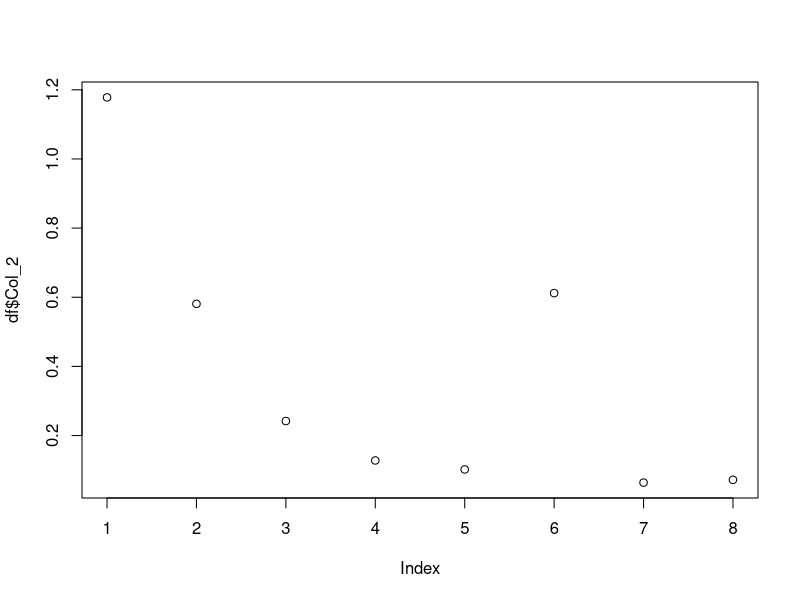
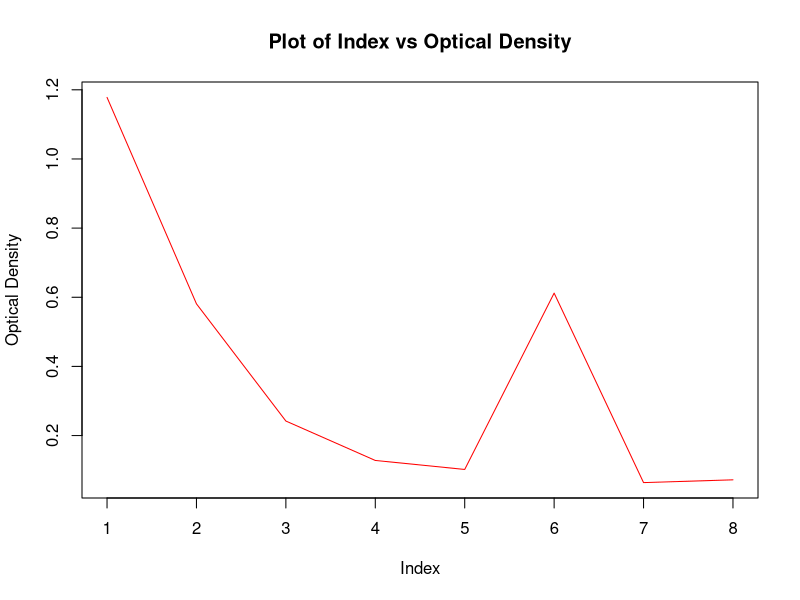
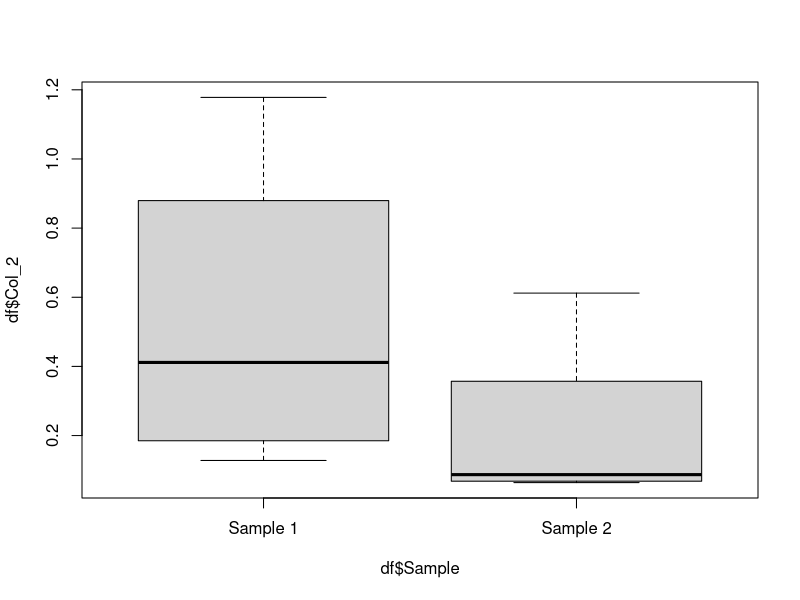
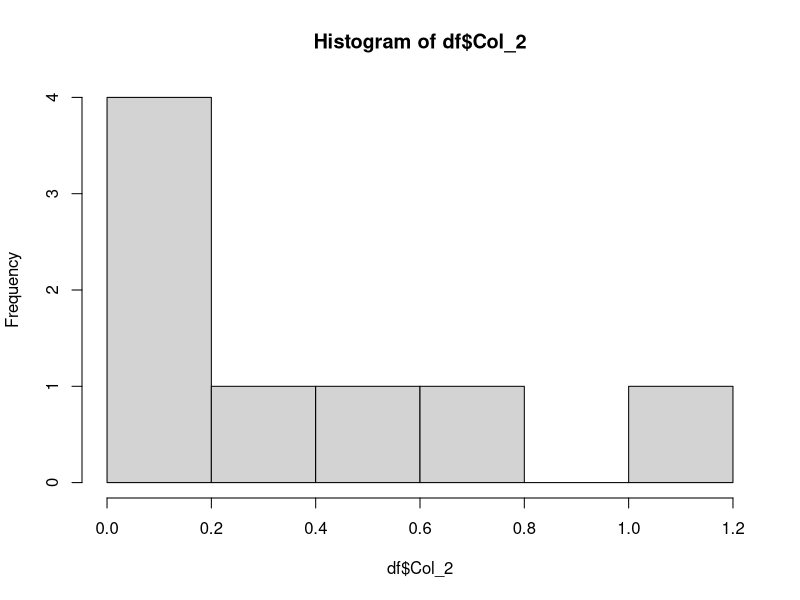
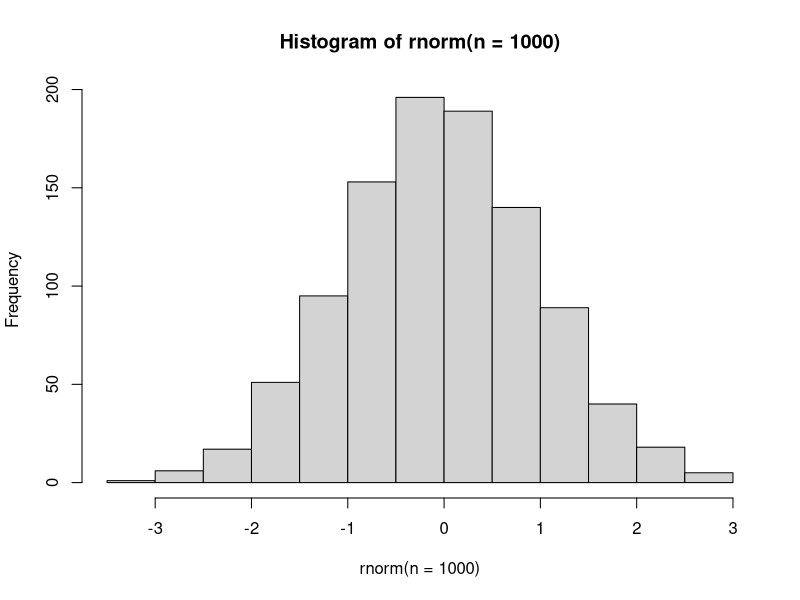
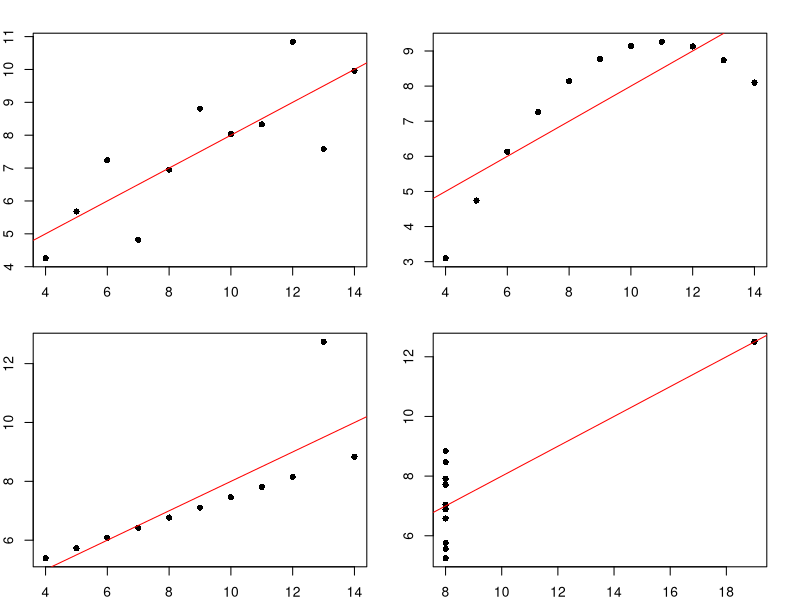

Source code (R) for these figures, in order:
## ---- chunk 1
df = read.csv('data/data_carpentry_test_data.csv')
## ---- chunk 2
df_2 = df[,c(1:3)]
## ---- chunk 3
dim(df)[2]
## ---- chunk 4
colnames(df) = c('Col_1', 'Col_2', 'Col_3', 'Col_4', 'Col_5', 'Col_6', 'Col_7', 'Col_8', 'Col_9', 'Col_10', 'Col_11', 'Col_12', 'Col_13')
## ---- chunk 5
num = 5
paste('The number is', num)
## ---- chunk 6
colnames(df) = paste0('Col_', seq(1:13))
## ---- chunk 7
plot(df$Col_2)
## ---- chunk 8
plot(df$Col_2,
     ylab = 'Optical Density', 
     main = 'Plot of Index vs Optical Density',
     type = 'l',
     col = 'red')
## ---- chunk 9
df$Sample = 'Sample 1'
df$Sample[c(5:8)] = 'Sample 2'

boxplot(df$Col_2 ~ df$Sample)
## ---- chunk 10
hist(df$Col_2)
## ---- chunk 11
hist(rnorm(n = 1000))
## ---- chunk 12
anscombe = anscombe
mean(anscombe$x1)
mean(anscombe$x2)
mean(anscombe$x3)
mean(anscombe$x4)

sd(anscombe$x1)
sd(anscombe$x2)
sd(anscombe$x3)
sd(anscombe$x4)
## ---- chunk 13
par(mfrow=c(2,2))
par(mar=c(2,2,2,2))
plot(anscombe$x1, anscombe$y1, pch = 16)
abline(lm(anscombe$y1 ~ anscombe$x1), col = 'red')
plot(anscombe$x2, anscombe$y2, pch = 16)
abline(lm(anscombe$y2 ~ anscombe$x2), col = 'red')
plot(anscombe$x3, anscombe$y3, pch = 16)
abline(lm(anscombe$y3 ~ anscombe$x3), col = 'red')
plot(anscombe$x4, anscombe$y4, pch = 16)
abline(lm(anscombe$y4 ~ anscombe$x4), col = 'red')
## ---- chunk 14
data()
